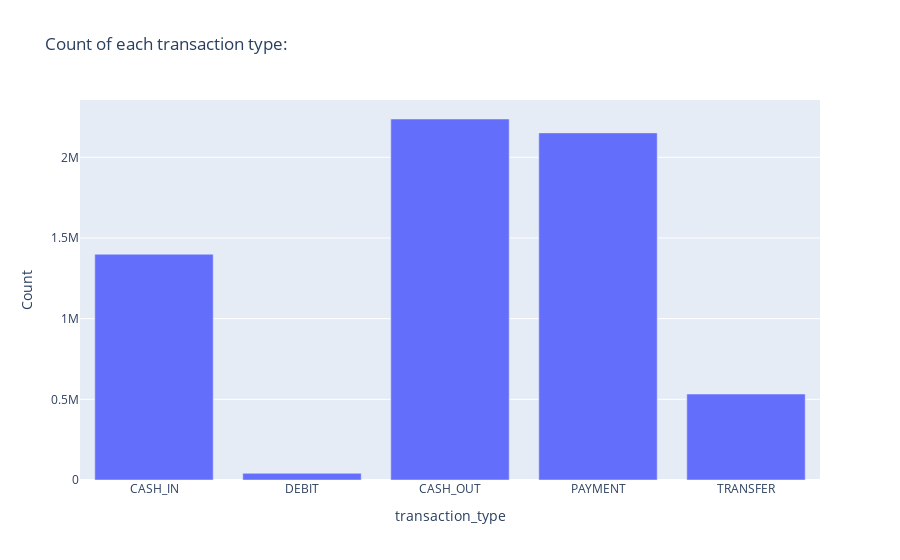

The notebook cell this image was saved under:
### Code cell
fig2.show()

### Figure 1 — Plotly figure (JSON) as saved in the notebook; plotly's stock layout.template omitted (floating-point values rounded to 4 significant figures)
{"data": [{"alignmentgroup": "True", "hovertemplate": "transaction_type=%{x}<br>Count=%{y}<extra></extra>", "legendgroup": "", "marker": {"color": "#636efa", "pattern": {"shape": ""}}, "name": "", "offsetgroup": "", "orientation": "v", "showlegend": false, "textposition": "auto", "type": "bar", "x": ["CASH_IN", "DEBIT", "CASH_OUT", "PAYMENT", "TRANSFER"], "xaxis": "x", "y": [1399284, 41432, 2237500, 2151495, 532909], "yaxis": "y"}], "layout": {"barmode": "relative", "legend": {"tracegroupgap": 0}, "title": {"text": "Count of each transaction type:"}, "xaxis": {"anchor": "y", "domain": [0, 1], "title": {"text": "transaction_type"}}, "yaxis": {"anchor": "x", "domain": [0, 1], "title": {"text": "Count"}}}}
